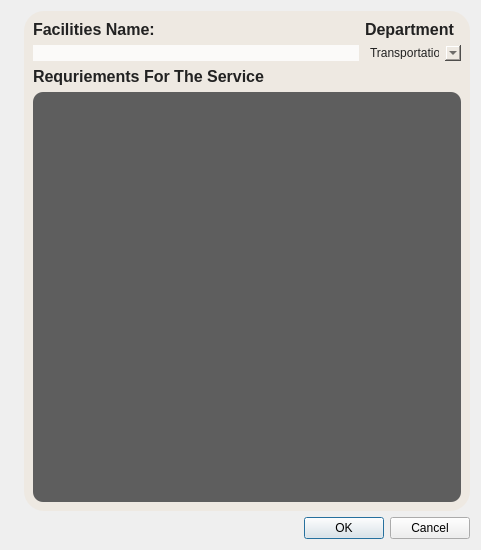
<?xml version="1.0" encoding="UTF-8"?>
<ui version="4.0">
 <class>FacilitiesAdd</class>
 <widget class="QDialog" name="FacilitiesAdd">
  <property name="geometry">
   <rect>
    <x>0</x>
    <y>0</y>
    <width>481</width>
    <height>550</height>
   </rect>
  </property>
  <property name="windowTitle">
   <string>Dialog</string>
  </property>
  <layout class="QGridLayout" name="gridLayout">
   <item row="0" column="0">
    <widget class="QLabel" name="currentfacility">
     <property name="text">
      <string/>
     </property>
    </widget>
   </item>
   <item row="0" column="1">
    <widget class="QGroupBox" name="groupBox">
     <property name="styleSheet">
      <string notr="true">background-color: #eee9e2;
color: #222;
border-radius:20px</string>
     </property>
     <property name="title">
      <string/>
     </property>
     <layout class="QGridLayout" name="gridLayout_2">
      <item row="0" column="0">
       <layout class="QVBoxLayout" name="verticalLayout_4">
        <item>
         <layout class="QHBoxLayout" name="horizontalLayout_8">
          <item>
           <layout class="QVBoxLayout" name="verticalLayout_3">
            <item>
             <widget class="QLabel" name="label_9">
              <property name="font">
               <font>
                <pointsize>12</pointsize>
                <bold>true</bold>
               </font>
              </property>
              <property name="text">
               <string>Facilities Name:</string>
              </property>
             </widget>
            </item>
            <item>
             <widget class="QLineEdit" name="lineEdit_facilities">
              <property name="styleSheet">
               <string notr="true">#lineEdit_facilities{
background-color: #fbfaf9;
border-radius:10px;
}
#lineEdit_facilities:hover{
background-color: rgba(166,145,113,0.14);
}</string>
              </property>
             </widget>
            </item>
           </layout>
          </item>
          <item>
           <layout class="QVBoxLayout" name="verticalLayout_2">
            <item>
             <widget class="QLabel" name="label_11">
              <property name="font">
               <font>
                <pointsize>12</pointsize>
                <bold>true</bold>
               </font>
              </property>
              <property name="text">
               <string>Department</string>
              </property>
             </widget>
            </item>
            <item>
             <widget class="QComboBox" name="comboBox_Department">
              <item>
               <property name="text">
                <string>Transportation</string>
               </property>
              </item>
              <item>
               <property name="text">
                <string>Public Service</string>
               </property>
              </item>
              <item>
               <property name="text">
                <string/>
               </property>
              </item>
             </widget>
            </item>
           </layout>
          </item>
         </layout>
        </item>
        <item>
         <widget class="QLabel" name="label_10">
          <property name="font">
           <font>
            <pointsize>12</pointsize>
            <bold>true</bold>
           </font>
          </property>
          <property name="text">
           <string>Requriements For The Service</string>
          </property>
         </widget>
        </item>
       </layout>
      </item>
      <item row="1" column="0">
       <widget class="QPlainTextEdit" name="plainTextEdit_Requireddocuments">
        <property name="styleSheet">
         <string notr="true">background-color: rgb(94,94,94);
border-radius:10px;</string>
        </property>
       </widget>
      </item>
     </layout>
    </widget>
   </item>
   <item row="1" column="1">
    <widget class="QDialogButtonBox" name="buttonBox">
     <property name="orientation">
      <enum>Qt::Horizontal</enum>
     </property>
     <property name="standardButtons">
      <set>QDialogButtonBox::Cancel|QDialogButtonBox::Ok</set>
     </property>
    </widget>
   </item>
  </layout>
 </widget>
 <resources/>
 <connections>
  <connection>
   <sender>buttonBox</sender>
   <signal>accepted()</signal>
   <receiver>FacilitiesAdd</receiver>
   <slot>accept()</slot>
   <hints>
    <hint type="sourcelabel">
     <x>248</x>
     <y>254</y>
    </hint>
    <hint type="destinationlabel">
     <x>157</x>
     <y>274</y>
    </hint>
   </hints>
  </connection>
  <connection>
   <sender>buttonBox</sender>
   <signal>rejected()</signal>
   <receiver>FacilitiesAdd</receiver>
   <slot>reject()</slot>
   <hints>
    <hint type="sourcelabel">
     <x>316</x>
     <y>260</y>
    </hint>
    <hint type="destinationlabel">
     <x>286</x>
     <y>274</y>
    </hint>
   </hints>
  </connection>
 </connections>
</ui>
